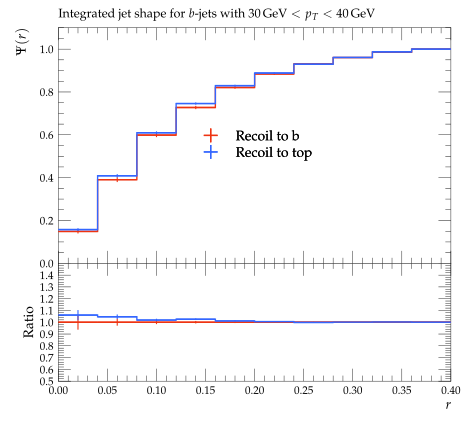

The script that saved this image:
#! /usr/bin/env python

# This Python script was auto-generated using YODA v2.0.2.
# Analysis object: /ATLAS_2013_I1243871/d01-x01-y02
# Timestamp: 03-08-2026 (15:47:40)

import matplotlib as mpl
import matplotlib.pyplot as plt
mpl.use('Agg') # comment out for interactive use
import os
import numpy as np

plotDir = os.path.split(os.path.realpath(__file__))[0]
if 'YODA_USER_PLOT_PATH' in globals():
    plot_outdir = globals()['YODA_USER_PLOT_PATH']
else:
    plot_outdir = plotDir

#plot style
plt.style.use(os.path.join(plotDir, '../default.mplstyle'))
# plot metadata
figW, figH = plt.rcParams['figure.figsize']
ax_xLabel = r'$r$'
ax_yLabel = r'$\Psi(r)$'
ax_title  = r'Integrated jet shape for $b$-jets with $30\,\mathrm{GeV} < p_T < 40\,\mathrm{GeV}$'
ax_xScale = 'linear'
ax_yScale = 'linear'
xLims = (0.0, 0.4)
yLims = (0.0, 1.1)

# TeX-friendly labels for the legend
labels = {
    'legend' : ([ r"Recoil to b", r"Recoil to top" ], r""),
}

# Adjust canvas width and height
canvasW = 10.0
canvasH = 9.0
figW *= canvasW/10.
figH *= canvasH/9.

# Create figure and axis objects
fig, (ax, ratio0_ax) = plt.subplots(2, 1, sharex=True,
                  figsize=(figW,figH), gridspec_kw={'height_ratios': (6.0, 3.0)})

# Set figure margins
plt.subplots_adjust(
    left   = 1.0 * plt.rcParams['figure.subplot.left'],
    right  = 1.0 * plt.rcParams['figure.subplot.right'],
    top    = 1.0 * plt.rcParams['figure.subplot.top'],
    bottom = 1.0 * plt.rcParams['figure.subplot.bottom'])

ratio0_ax.yaxis.set_major_locator(mpl.ticker.MultipleLocator(0.1))
ratio0_ax.set_ylim(0.5, 1.4999)
ratio0_ax.set_ylabel('Ratio')

# the numerical data is stored in a separate file
dataf = dict()
prefix = os.path.split(__file__)[0]
if prefix:    prefix = prefix + '/'
exec(open(prefix+'d01-x01-y02__data.py').read(), dataf)


legend_handles = dict() # keep track of handles for the legend

# style options for curves
# starts at zorder>=5 to draw curve on top of legend
styles = {
  'recoil_b': {
    'color' : '#EE3311',
    'linestyle' : '-',
    'linewidth' : 1,
    'marker' : 'none',
    'markersize' : 2,
    'capsize' : 0.0,
    'zorder' : 5,
    'histstyle' : 1,
    'drawstyle' : 'steps-pre',
    'xerrorbars' : 1,
    'yerrorbars' : 1,
    'fillcolor' : None,
    'fillopacity' : 1.0,
    'ratio0_linestyle' : '-',
    'ratio0_linewidth' : 1,
    'ratio0_marker' : 'none',
    'ratio0_markersize' : 2,
    'ratio0_capsize' : 0.0,
    'ratio0_zorder' : 5,
    'ratio0_histstyle' : 1,
    'ratio0_drawstyle' : 'steps-pre',
    'ratio0_xerrorbars' : 1,
    'ratio0_yerrorbars' : 1,
  },
  'recoil_t': {
    'color' : '#3366FF',
    'linestyle' : '-',
    'linewidth' : 1,
    'marker' : 'none',
    'markersize' : 2,
    'capsize' : 0.0,
    'zorder' : 6,
    'histstyle' : 1,
    'drawstyle' : 'steps-pre',
    'xerrorbars' : 1,
    'yerrorbars' : 1,
    'fillcolor' : None,
    'fillopacity' : 1.0,
    'ratio0_linestyle' : '-',
    'ratio0_linewidth' : 1,
    'ratio0_marker' : 'none',
    'ratio0_markersize' : 2,
    'ratio0_capsize' : 0.0,
    'ratio0_zorder' : 6,
    'ratio0_histstyle' : 1,
    'ratio0_drawstyle' : 'steps-pre',
    'ratio0_xerrorbars' : 1,
    'ratio0_yerrorbars' : 1,
  },
}

# curve from input yoda files in main panel
for label, yvals in dataf['yvals'].items():
    if all(np.isnan(v) for v in dataf['yvals'][label]):
        continue
    tmp = None
    if styles[label]['histstyle']: # draw as histogram
        xpos = dataf['xedges'][label] if styles[label]['drawstyle'] else dataf['xpoints'][label]
        ypos = np.insert(yvals, 0, yvals[0]) if styles[label]['drawstyle'] else yvals
        if styles[label]['fillcolor']: # fill area below curve
            ax.fill_between(xpos, ypos, step='pre',
                            color=styles[label]['fillcolor'],
                            alpha=styles[label]['fillopacity'])
        tmp, = ax.plot(xpos, ypos,
                       color=styles[label]['color'],
                       linestyle=styles[label]['linestyle'],
                       linewidth=styles[label]['linewidth'],
                       drawstyle=styles[label]['drawstyle'], solid_joinstyle='miter',
                       zorder=styles[label]['zorder'], label=label)
    tmp = ax.errorbar(dataf['xpoints'][label], yvals,
                      xerr=np.array(dataf['xerrs'][label])*styles[label]['xerrorbars'],
                      yerr=np.array(dataf['yerrs'][label])*styles[label]['yerrorbars'],
                      fmt=styles[label]['marker'], capsize=styles[label]['capsize'],
                      markersize=styles[label]['markersize'],
                      ecolor=styles[label]['color'],
                      color=styles[label]['color'], zorder=styles[label]['zorder'])
    tmp[-1][0].set_linestyle(styles[label]['linestyle'])
    tmp[-1][0].set_linewidth(styles[label]['linewidth'])
    if label in dataf['add_legend_handle']:  legend_handles[label] = tmp
    for varLabel in dataf['variation_yvals'].keys():
        if varLabel.startswith(label):
            tmp, = ax.plot(dataf['xedges'][label], dataf['variation_yvals'][varLabel],
                           color=styles[label]['color'],
                           linestyle=styles[label]['linestyle'],
                           linewidth=styles[label]['linewidth'],
                           drawstyle='steps-pre', solid_joinstyle='miter',
                           zorder=styles[label]['zorder'], alpha=0.5)


# plots on ratio panel
# curve from input yoda files in ratio panel
for label, yvals in dataf['ratio0_yvals'].items():
    if all(np.isnan(v) for v in yvals):
        continue
    if styles[label]['ratio0_histstyle']: # plot as histogram
        xpos = dataf['xedges']['recoil_b'] if styles[label]['ratio0_drawstyle'] else dataf['xpoints']['recoil_b']
        ypos = np.insert(yvals, 0, yvals[0]) if styles[label]['ratio0_drawstyle'] else yvals
        ratio0_ax.plot(xpos, ypos,
                       color=styles[label]['color'],
                       linewidth=styles[label]['linewidth'],
                       linestyle=styles[label]['ratio0_linestyle'],
                       drawstyle=styles[label]['ratio0_drawstyle'], zorder=styles[label]['zorder'],
                       solid_joinstyle='miter')
    tmp = ratio0_ax.errorbar(dataf['xpoints']['recoil_b'], yvals,
                             xerr=np.array(dataf['ref_xerrs'])*styles[label]['ratio0_xerrorbars'],
                             yerr=np.array(dataf['ratio0_yerrs'][label])*styles[label]['ratio0_yerrorbars'],
                             fmt=styles[label]['ratio0_marker'], capsize=styles[label]['ratio0_capsize'],
                             markersize=styles[label]['ratio0_markersize'],
                             ecolor=styles[label]['color'],
                             color=styles[label]['color'])
    tmp[-1][0].set_linestyle(styles[label]['ratio0_linestyle'])
    tmp[-1][0].set_linewidth(styles[label]['ratio0_linewidth'])

    for varlabel in dataf['ratio0_variation_vals'].keys():
        if varlabel.startswith(label):
            ratio0_ax.plot(dataf['xedges']['recoil_b'],
                            dataf['ratio0_variation_vals'][varlabel],
                            color=styles[label]['color'],
                            linestyle=styles[label]['linestyle'],
                            linewidth=styles[label]['linewidth'],
                            drawstyle='steps-pre', solid_joinstyle='miter',
                            zorder=1, alpha=0.5)

legend_items = list(legend_handles.values())
ax.add_artist(ax.legend(legend_items,
                        labels['legend'][0],
                        title=labels['legend'][1],
                        alignment='left',
                        loc='center',
                        bbox_to_anchor=(0.5, 0.5)))

# set plot metadata as defined above
ratio0_ax.set_xlabel(ax_xLabel)
ratio0_ax.xaxis.set_label_coords(1., -0.15)
ax.set_ylabel(ax_yLabel, ha='right', va='top')
ax.yaxis.set_label_coords(-0.11, 1.0)
ax.set_title(ax_title, loc='left')
ax.set_xscale(ax_xScale)
ax.set_yscale(ax_yScale)
ax.set_xlim(xLims)
ax.set_ylim(yLims)

# tick formatting
plt.rcParams['xtick.top'] = True
plt.rcParams['ytick.right'] = True
fig.align_ylabels((ax, ratio0_ax))
plt.savefig(os.path.join(plot_outdir, 'd01-x01-y02.pdf'), format='PDF')
plt.savefig(os.path.join(plot_outdir, 'd01-x01-y02.png'), format='PNG')

plt.close(fig)
